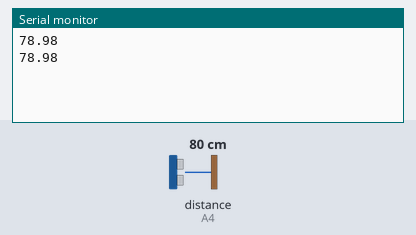
Bench run of a sketch on a simulated Arduino Uno, built with avr-gcc and run on an emulated ATmega328P. Shown: the last lines printed to the serial monitor. Wiring (inferred from the names in the program): ultrasonic range finder: trigger A5; echo A4. The inputs (shaded band) are chosen by the test bench; at power-on: distance to the obstacle (sensor on A4) 80 cm. The echo pulse lasts 58.3 µs per cm.

Above: at 1.8 s.
1.9 s: distance to the obstacle (sensor on A4) set to 2 cm
At 2.8 s:
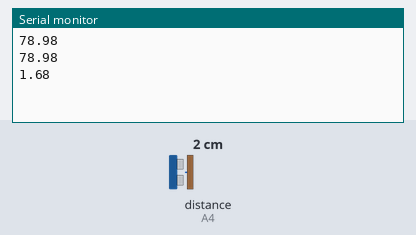
3.4 s: distance to the obstacle (sensor on A4) set to 4 cm
At 4.8 s:
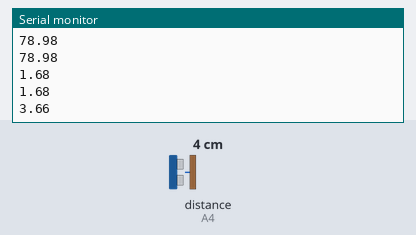
Timing chart, 0 to 6.4 s (numbered marks = the images above; inputs shaded):
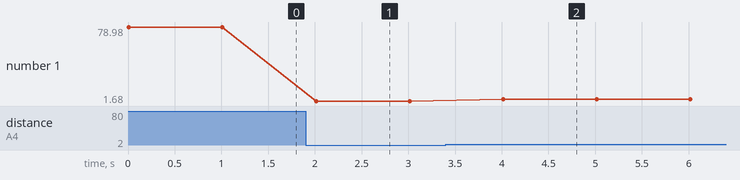

Measured:
- after the input at 1.9 s, the serial monitor: prints a new line after 0.11 s (image 1)
- after the input at 3.4 s, the serial monitor: prints a new line after 0.61 s (image 2)
- plotted number 1: 78.98 → 1.68 after the input at 1.9 s, 1.68 → 3.66 after the input at 3.4 s

The sketch:

ultrasound.ino
```cpp
int Trig = A5;
int Echo = A4;
float pingT;
float distance;

void setup() {

pinMode(Trig,OUTPUT);
pinMode(Echo,INPUT);
Serial.begin(9600);

}

void loop() {

pingT = pingTime();
Serial.println(pingT);
delay(1000);

}

float pingTime(){
  float pingTravelTime;
  digitalWrite(Trig,LOW); /* make sure ping is low*/
  delayMicroseconds(2);
  digitalWrite(Trig,HIGH);
  delayMicroseconds(20);
  digitalWrite(Trig,LOW); /* transition from high to low releases the ping */
  pingTravelTime = pulseIn(Echo,HIGH); /* stays high until ping comes back, in microsecods */
  distance = (0.5)*(34000)*pingTravelTime/(1000000);
  return distance;

}
```
